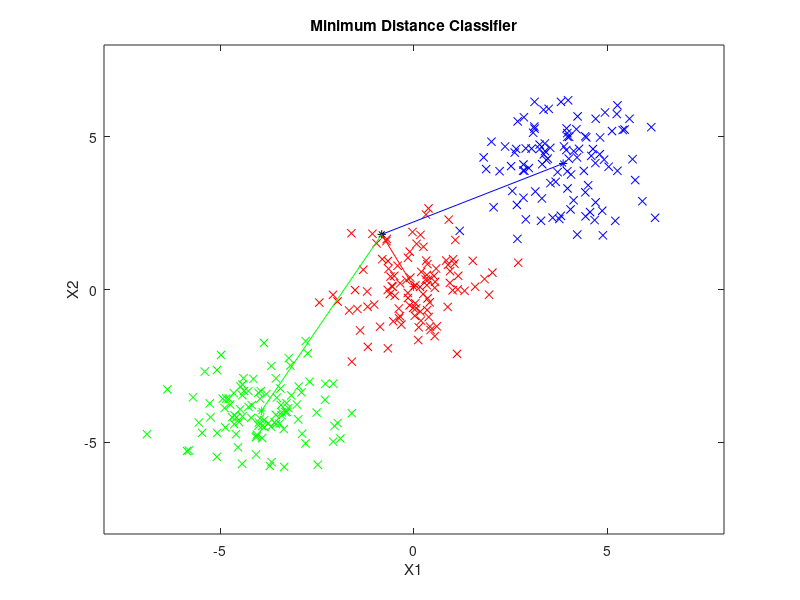

The MATLAB script that drew this image:
clc; clear; close all;

labels = ['r'; 'b'; 'g'];

load('datasets/three-balls/threeballs.mat');

point = 16 * (rand(2,1) - 0.5);

centroid1 = sum(data(1:2,1:100),2) / size(data(1:2,1:100),2);
centroid2 = sum(data(1:2,101:200),2) / size(data(1:2,101:200),2);
centroid3 = sum(data(1:2,201:300),2) / size(data(1:2,201:300),2);

plot(data(1,1:100), data(2,1:100), 'rx'); hold on;
plot(data(1,101:200), data(2,101:200), 'bx');
plot(data(1,201:300), data(2,201:300), 'gx');

plot(point(1,1), point(2,1), 'k*');

plot(centroid1(1,1), centroid1(2,1), 'r*');
plot(centroid2(1,1), centroid2(2,1), 'b*');
plot(centroid3(1,1), centroid3(2,1), 'g*');

axis([-8 8 -8 8]);
title('Minimum Distance Classifier');
xlabel('X1');
ylabel('X2');

centroids = [centroid1 centroid2 centroid3];

plot([point(1,1) centroid1(1,1)],[point(2,1) centroid1(2,1)],'r');
plot([point(1,1) centroid2(1,1)],[point(2,1) centroid2(2,1)],'b');
plot([point(1,1) centroid3(1,1)],[point(2,1) centroid3(2,1)],'g');

distances = [];
for i = 1:length(centroids)
    diff = centroids(:,i) - point;
    dist = sqrt(diff' * diff);
    distances = [distances dist];
end

distances
labels(find(min(distances) == distances))